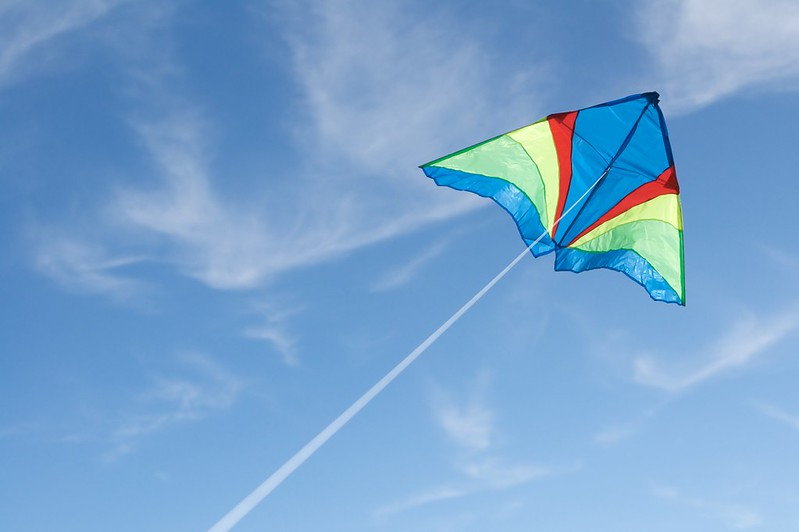
#> input picture src/MP3 - PDF and Gaussian/kite.jpg, 799 x 532 px, found by its file name; its folder holds only this picture in this run
$ jupyter execute --allow-errors CS441_SP24_HW3_Starter.ipynb   (shell and % lines are left out)
#> lines starting #> are read from the running program, lines starting #| are printed output that depends on the picture
## CS441: Applied ML - HW 3

### Part 1: Estimating PDFs

[cell 1]
# initalization code

import numpy as np
from matplotlib import pyplot as plt
import cv2

# read images
datadir = "/Users/darian/Desktop/UIUC/Applied ML/HW3/Code/"
im = cv2.imread(datadir + 'kite.jpg')  # this is the full image
#> im is the input picture: shape (532, 799, 3); mean B, G, R 206.3, 163.5, 119.6
im = cv2.cvtColor(im, cv2.COLOR_BGR2RGB)/255
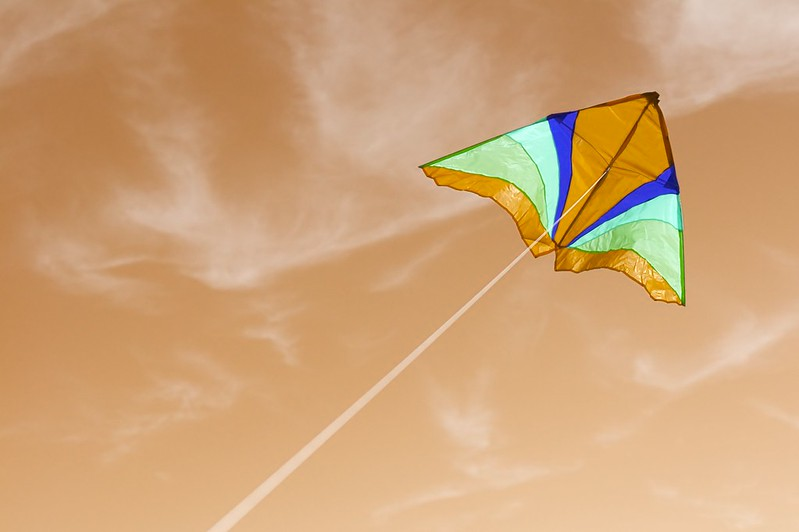
#> im: shape (532, 799, 3) float64; mean B, G, R 0.469, 0.641, 0.809
im = cv2.blur(im, (3, 3))

crop = cv2.imread(datadir + 'kite_crop.jpg')  # this is the cropped image
#> (the rest of this cell did not finish here and is left out)

#### Method 1 (per channel hist)

[cell 2]
import numpy as np
import matplotlib.pyplot as plt


# pdf for 1a
# [24 lines left out: functions estimate_discrete_pdf, estimate_channel_pdf, not called in this run]

[cell 3]
import numpy as np
import cv2
from matplotlib import pyplot as plt


def compute_score(im, crop, bins):
    # Convert image and crop pixels from 0-255 to 0-(bins-1) range
#> called with bins = 16
    im_bins = np.floor(im * (bins - 1)).astype(int)
    crop_bins = np.floor(crop * (bins - 1)).astype(int)

    score_map = np.zeros(im.shape[:2])

    # Estimate PDFs for each color channel and compute score
    for channel in range(3):
        # Estimate PDF for full image and cropped image
        pdf_full = estimate_discrete_pdf(im_bins[:, :, channel].flatten(), bins)
        pdf_crop = estimate_discrete_pdf(crop_bins[:, :, channel].flatten(), bins)

        # Compute log likelihood ratio for each pixel in the channel
        score_channel = np.log((pdf_crop[im_bins[:, :, channel]] + 1e-10) / (pdf_full[im_bins[:, :, channel]] + 1e-10))

        # Add to the overall score map
        score_map += score_channel.reshape(im.shape[:2])

    return score_map


# Estimate PDFs and compute score per pixel
#> (the rest of this cell did not finish here and is left out)
